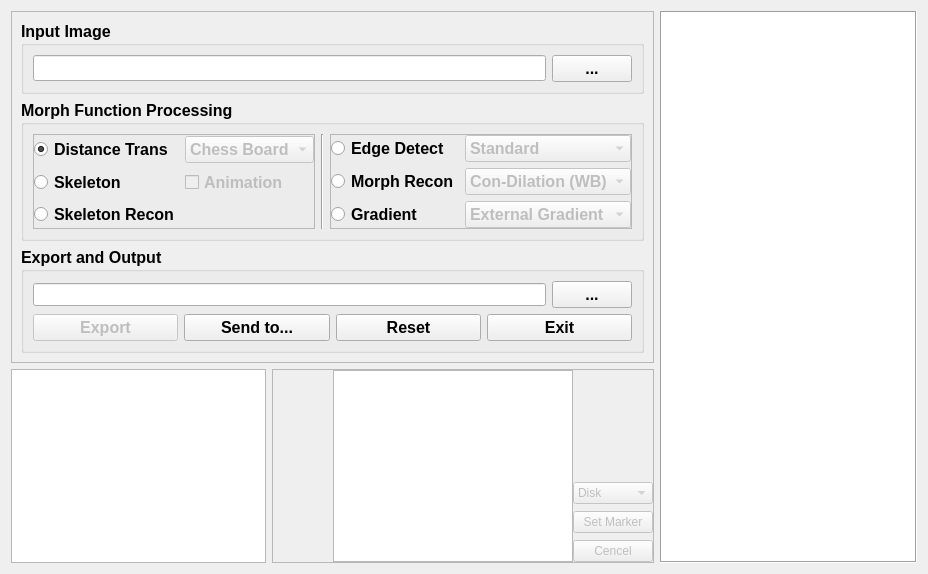
      <widget class="QWidget" name="tab_morph_funs">
       <attribute name="title">
        <string>Morph Function</string>
       </attribute>
       <layout class="QGridLayout" name="gridLayout_9" rowstretch="1,1" columnstretch="2,3,4">
        <item row="0" column="2" rowspan="2">
         <widget class="QGraphicsView" name="graphics_view_morph_funs_image">
          <property name="whatsThis">
           <string>&lt;html&gt;&lt;head/&gt;&lt;body&gt;&lt;p&gt;Binary image generated by threshold segmentation, Otsu or max-Entropy methods.&lt;/p&gt;&lt;/body&gt;&lt;/html&gt;</string>
          </property>
          <property name="frameShape">
           <enum>QFrame::Box</enum>
          </property>
         </widget>
        </item>
        <item row="1" column="0">
         <widget class="QGraphicsView" name="graphics_view_source_image4"/>
        </item>
        <item row="1" column="1">
         <widget class="QFrame" name="frame_6">
          <property name="enabled">
           <bool>true</bool>
          </property>
          <property name="frameShape">
           <enum>QFrame::StyledPanel</enum>
          </property>
          <property name="frameShadow">
           <enum>QFrame::Raised</enum>
          </property>
          <layout class="QGridLayout" name="gridLayout_7" columnstretch="1,4,1">
           <property name="leftMargin">
            <number>0</number>
           </property>
           <property name="topMargin">
            <number>0</number>
           </property>
           <property name="rightMargin">
            <number>0</number>
           </property>
           <property name="bottomMargin">
            <number>0</number>
           </property>
           <property name="horizontalSpacing">
            <number>0</number>
           </property>
           <property name="verticalSpacing">
            <number>7</number>
           </property>
           <item row="0" column="0">
            <spacer name="horizontalSpacer_6">
             <property name="orientation">
              <enum>Qt::Horizontal</enum>
             </property>
             <property name="sizeHint" stdset="0">
              <size>
               <width>40</width>
               <height>20</height>
              </size>
             </property>
            </spacer>
           </item>
           <item row="0" column="1" rowspan="4">
            <widget class="MyGraphicsView" name="graphics_view_marker">
             <property name="toolTip">
              <string>A marker. Only used in condiational dilation of binary image.</string>
             </property>
             <property name="toolTipDuration">
              <number>4000</number>
             </property>
            </widget>
           </item>
           <item row="0" column="2">
            <spacer name="horizontalSpacer_5">
             <property name="orientation">
              <enum>Qt::Horizontal</enum>
             </property>
             <property name="sizeHint" stdset="0">
              <size>
               <width>40</width>
               <height>20</height>
              </size>
             </property>
            </spacer>
           </item>
           <item row="1" column="2">
            <widget class="QComboBox" name="combobox_marker_shape">
             <property name="enabled">
              <bool>false</bool>
             </property>
             <property name="font">
              <font>
               <pointsize>9</pointsize>
              </font>
             </property>
             <item>
              <property name="text">
               <string>Disk</string>
              </property>
             </item>
             <item>
              <property name="text">
               <string>Vline</string>
              </property>
             </item>
             <item>
              <property name="text">
               <string>Hline</string>
              </property>
             </item>
            </widget>
           </item>
           <item row="2" column="2">
            <widget class="QPushButton" name="pushbutton_set_marker">
             <property name="enabled">
              <bool>false</bool>
             </property>
             <property name="font">
              <font>
               <pointsize>9</pointsize>
              </font>
             </property>
             <property name="text">
              <string>Set Marker</string>
             </property>
            </widget>
           </item>
           <item row="3" column="2">
            <widget class="QPushButton" name="pushbutton_cancel_set_marker">
             <property name="enabled">
              <bool>false</bool>
             </property>
             <property name="font">
              <font>
               <pointsize>9</pointsize>
              </font>
             </property>
             <property name="text">
              <string>Cencel</string>
             </property>
            </widget>
           </item>
          </layout>
         </widget>
        </item>
        <item row="0" column="0" colspan="2">
         <widget class="QFrame" name="frame_morph_oper_function_area_2">
          <property name="frameShape">
           <enum>QFrame::StyledPanel</enum>
          </property>
          <property name="frameShadow">
           <enum>QFrame::Raised</enum>
          </property>
          <layout class="QVBoxLayout" name="verticalLayout_17">
           <item>
            <widget class="QGroupBox" name="groupBox_17">
             <property name="font">
              <font>
               <pointsize>12</pointsize>
               <weight>75</weight>
               <bold>true</bold>
              </font>
             </property>
             <property name="title">
              <string>Input Image</string>
             </property>
             <layout class="QHBoxLayout" name="horizontalLayout_33">
              <item>
               <layout class="QHBoxLayout" name="horizontalLayout_34">
                <item>
                 <widget class="QLineEdit" name="line_edit_input_path4">
                  <property name="font">
                   <font>
                    <pointsize>11</pointsize>
                    <weight>50</weight>
                    <bold>false</bold>
                   </font>
                  </property>
                  <property name="toolTip">
                   <string>Input image path.</string>
                  </property>
                  <property name="toolTipDuration">
                   <number>1000</number>
                  </property>
                  <property name="statusTip">
                   <string>Input image path.</string>
                  </property>
                  <property name="readOnly">
                   <bool>true</bool>
                  </property>
                 </widget>
                </item>
                <item>
                 <widget class="QPushButton" name="pushbutton_input_path_browser4">
                  <property name="toolTip">
                   <string>Choose Input image path.</string>
                  </property>
                  <property name="toolTipDuration">
                   <number>1000</number>
                  </property>
                  <property name="statusTip">
                   <string>Choose Input image path.</string>
                  </property>
                  <property name="text">
                   <string>...</string>
                  </property>
                 </widget>
                </item>
               </layout>
              </item>
             </layout>
            </widget>
           </item>
           <item>
            <widget class="QGroupBox" name="groupbox_morph_funs_processing">
             <property name="enabled">
              <bool>true</bool>
             </property>
             <property name="font">
              <font>
               <pointsize>12</pointsize>
               <weight>75</weight>
               <bold>true</bold>
              </font>
             </property>
             <property name="title">
              <string>Morph Function Processing</string>
             </property>
             <layout class="QHBoxLayout" name="horizontalLayout_12">
              <item>
               <widget class="QFrame" name="frame_3">
                <property name="frameShape">
                 <enum>QFrame::StyledPanel</enum>
                </property>
                <property name="frameShadow">
                 <enum>QFrame::Raised</enum>
                </property>
                <layout class="QGridLayout" name="gridLayout_8">
                 <property name="leftMargin">
                  <number>0</number>
                 </property>
                 <property name="topMargin">
                  <number>0</number>
                 </property>
                 <property name="rightMargin">
                  <number>0</number>
                 </property>
                 <property name="bottomMargin">
                  <number>0</number>
                 </property>
                 <item row="1" column="1">
                  <widget class="QCheckBox" name="checkbox_animation">
                   <property name="enabled">
                    <bool>false</bool>
                   </property>
                   <property name="text">
                    <string>Animation</string>
                   </property>
                  </widget>
                 </item>
                 <item row="2" column="0">
                  <widget class="QRadioButton" name="radiobutton_skeleton_reconstruction">
                   <property name="text">
                    <string>Skeleton Recon</string>
                   </property>
                   <attribute name="buttonGroup">
                    <string notr="true">buttonGroup</string>
                   </attribute>
                  </widget>
                 </item>
                 <item row="0" column="0">
                  <widget class="QRadioButton" name="radiobutton_distance_transfrom">
                   <property name="text">
                    <string>Distance Trans</string>
                   </property>
                   <property name="checked">
                    <bool>true</bool>
                   </property>
                   <attribute name="buttonGroup">
                    <string notr="true">buttonGroup</string>
                   </attribute>
                  </widget>
                 </item>
                 <item row="1" column="0">
                  <widget class="QRadioButton" name="radiobutton_skeleton">
                   <property name="text">
                    <string>Skeleton</string>
                   </property>
                   <attribute name="buttonGroup">
                    <string notr="true">buttonGroup</string>
                   </attribute>
                  </widget>
                 </item>
                 <item row="0" column="1">
                  <widget class="QComboBox" name="combobox_distance_trans_mode">
                   <property name="enabled">
                    <bool>false</bool>
                   </property>
                   <property name="font">
                    <font>
                     <pointsize>12</pointsize>
                    </font>
                   </property>
                   <property name="currentText">
                    <string>Chess Board</string>
                   </property>
                   <property name="currentIndex">
                    <number>0</number>
                   </property>
                   <item>
                    <property name="text">
                     <string>Chess Board</string>
                    </property>
                   </item>
                   <item>
                    <property name="text">
                     <string>City Block</string>
                    </property>
                   </item>
                   <item>
                    <property name="text">
                     <string>Euclidean</string>
                    </property>
                   </item>
                  </widget>
                 </item>
                </layout>
               </widget>
              </item>
              <item>
               <widget class="Line" name="line_3">
                <property name="orientation">
                 <enum>Qt::Vertical</enum>
                </property>
               </widget>
              </item>
              <item>
               <widget class="QFrame" name="frame_morph_oper_2">
                <property name="enabled">
                 <bool>true</bool>
                </property>
                <property name="frameShape">
                 <enum>QFrame::StyledPanel</enum>
                </property>
                <property name="frameShadow">
                 <enum>QFrame::Raised</enum>
                </property>
                <layout class="QGridLayout" name="gridLayout">
                 <property name="leftMargin">
                  <number>0</number>
                 </property>
                 <property name="topMargin">
                  <number>0</number>
                 </property>
                 <property name="rightMargin">
                  <number>0</number>
                 </property>
                 <property name="bottomMargin">
                  <number>0</number>
                 </property>
                 <item row="1" column="1">
                  <widget class="QComboBox" name="combobox_morph_reconstrction">
                   <property name="enabled">
                    <bool>false</bool>
                   </property>
                   <property name="font">
                    <font>
                     <pointsize>12</pointsize>
                    </font>
                   </property>
                   <property name="currentText">
                    <string>Con-Dilation (WB)</string>
                   </property>
                   <property name="currentIndex">
                    <number>0</number>
                   </property>
                   <item>
                    <property name="text">
                     <string>Con-Dilation (WB)</string>
                    </property>
                   </item>
                   <item>
                    <property name="text">
                     <string>OBR (Gray)</string>
                    </property>
                   </item>
                   <item>
                    <property name="text">
                     <string>CBR (Gray)</string>
                    </property>
                   </item>
                  </widget>
                 </item>
                 <item row="0" column="0">
                  <widget class="QRadioButton" name="radiobutton_edge_detection">
                   <property name="text">
                    <string>Edge Detect</string>
                   </property>
                   <attribute name="buttonGroup">
                    <string notr="true">buttonGroup</string>
                   </attribute>
                  </widget>
                 </item>
                 <item row="0" column="1">
                  <widget class="QComboBox" name="combobox_edge_detection">
                   <property name="enabled">
                    <bool>false</bool>
                   </property>
                   <property name="font">
                    <font>
                     <pointsize>12</pointsize>
                    </font>
                   </property>
                   <property name="currentText">
                    <string>Standard</string>
                   </property>
                   <property name="currentIndex">
                    <number>0</number>
                   </property>
                   <item>
                    <property name="text">
                     <string>Standard</string>
                    </property>
                   </item>
                   <item>
                    <property name="text">
                     <string>External</string>
                    </property>
                   </item>
                   <item>
                    <property name="text">
                     <string>Internal</string>
                    </property>
                   </item>
                  </widget>
                 </item>
                 <item row="1" column="0">
                  <widget class="QRadioButton" name="radiobutton_morph_reconstruction">
                   <property name="text">
                    <string>Morph Recon</string>
                   </property>
                   <attribute name="buttonGroup">
                    <string notr="true">buttonGroup</string>
                   </attribute>
                  </widget>
                 </item>
                 <item row="2" column="1">
                  <widget class="QComboBox" name="combobox_gradient">
                   <property name="enabled">
                    <bool>false</bool>
                   </property>
                   <property name="font">
                    <font>
                     <pointsize>12</pointsize>
                    </font>
                   </property>
                   <property name="currentText">
                    <string>External Gradient</string>
                   </property>
                   <property name="currentIndex">
                    <number>0</number>
                   </property>
                   <item>
                    <property name="text">
                     <string>External Gradient</string>
                    </property>
                   </item>
                   <item>
                    <property name="text">
                     <string>Internal Gradient</string>
                    </property>
                   </item>
                  </widget>
                 </item>
                 <item row="2" column="0">
                  <widget class="QRadioButton" name="radiobutton_gradient">
                   <property name="text">
                    <string>Gradient</string>
                   </property>
                   <attribute name="buttonGroup">
                    <string notr="true">buttonGroup</string>
                   </attribute>
                  </widget>
                 </item>
                </layout>
               </widget>
              </item>
             </layout>
            </widget>
           </item>
           <item>
            <widget class="QGroupBox" name="groupBox_18">
             <property name="font">
              <font>
               <pointsize>12</pointsize>
               <weight>75</weight>
               <bold>true</bold>
              </font>
             </property>
             <property name="title">
              <string>Export and Output</string>
             </property>
             <layout class="QVBoxLayout" name="verticalLayout_18">
              <item>
               <layout class="QHBoxLayout" name="horizontalLayout_35" stretch="0,0">
                <item>
                 <widget class="QLineEdit" name="line_edit_export_path4">
                  <property name="font">
                   <font>
                    <pointsize>10</pointsize>
                    <weight>50</weight>
                    <bold>false</bold>
                   </font>
                  </property>
                  <property name="toolTip">
                   <string>Export image path.</string>
                  </property>
                  <property name="toolTipDuration">
                   <number>1000</number>
                  </property>
                  <property name="statusTip">
                   <string>Export image path.</string>
                  </property>
                  <property name="readOnly">
                   <bool>true</bool>
                  </property>
                 </widget>
                </item>
                <item>
                 <widget class="QPushButton" name="pushbutton_export_path_browser4">
                  <property name="enabled">
                   <bool>true</bool>
                  </property>
                  <property name="toolTip">
                   <string>Choose export image path.</string>
                  </property>
                  <property name="toolTipDuration">
                   <number>1000</number>
                  </property>
                  <property name="statusTip">
                   <string>Choose export image path.</string>
                  </property>
                  <property name="text">
                   <string>...</string>
                  </property>
                 </widget>
                </item>
               </layout>
              </item>
              <item>
               <layout class="QHBoxLayout" name="horizontalLayout_36">
                <item>
                 <widget class="QPushButton" name="pushbutton_export4">
                  <property name="enabled">
                   <bool>false</bool>
                  </property>
                  <property name="text">
                   <string>Export</string>
                  </property>
                 </widget>
                </item>
                <item>
                 <widget class="QPushButton" name="pushbutton_sendto4">
                  <property name="text">
                   <string>Send to...</string>
                  </property>
                 </widget>
                </item>
                <item>
                 <widget class="QPushButton" name="pushbutton_reset4">
                  <property name="text">
                   <string>Reset</string>
                  </property>
                 </widget>
                </item>
                <item>
                 <widget class="QPushButton" name="pushbutton_exit4">
                  <property name="toolTip">
                   <string extracomment="Exit main window">Exit main window</string>
                  </property>
                  <property name="toolTipDuration">
                   <number>3000</number>
                  </property>
                  <property name="statusTip">
                   <string extracomment="Exit main window"/>
                  </property>
                  <property name="text">
                   <string>Exit</string>
                  </property>
                 </widget>
                </item>
               </layout>
              </item>
             </layout>
            </widget>
           </item>
          </layout>
         </widget>
        </item>
       </layout>
      </widget>
